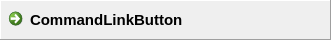
<?xml version="1.0" encoding="UTF-8"?>
<ui version="4.0">
 <class>dropButtonDB</class>
 <widget class="QWidget" name="dropButtonDB">
  <property name="geometry">
   <rect>
    <x>0</x>
    <y>0</y>
    <width>331</width>
    <height>40</height>
   </rect>
  </property>
  <property name="windowTitle">
   <string>Form</string>
  </property>
  <layout class="QGridLayout" name="gridLayout">
   <property name="leftMargin">
    <number>0</number>
   </property>
   <property name="topMargin">
    <number>0</number>
   </property>
   <property name="rightMargin">
    <number>0</number>
   </property>
   <property name="bottomMargin">
    <number>0</number>
   </property>
   <item row="0" column="0">
    <widget class="QFrame" name="frame">
     <property name="frameShape">
      <enum>QFrame::Panel</enum>
     </property>
     <property name="frameShadow">
      <enum>QFrame::Raised</enum>
     </property>
     <layout class="QVBoxLayout" name="verticalLayout">
      <property name="leftMargin">
       <number>0</number>
      </property>
      <property name="topMargin">
       <number>0</number>
      </property>
      <property name="rightMargin">
       <number>0</number>
      </property>
      <property name="bottomMargin">
       <number>0</number>
      </property>
      <item>
       <widget class="QCommandLinkButton" name="commandLinkButton">
        <property name="font">
         <font>
          <pointsize>11</pointsize>
         </font>
        </property>
        <property name="text">
         <string>CommandLinkButton</string>
        </property>
        <property name="icon">
         <iconset resource="qdarkstyle/style.qrc">
          <normaloff>:/qss_icons/rc/arrow_right.png</normaloff>:/qss_icons/rc/arrow_right.png</iconset>
        </property>
        <property name="iconSize">
         <size>
          <width>20</width>
          <height>16</height>
         </size>
        </property>
        <property name="checkable">
         <bool>true</bool>
        </property>
       </widget>
      </item>
     </layout>
    </widget>
   </item>
  </layout>
 </widget>
 <resources>
  <include location="qdarkstyle/style.qrc"/>
 </resources>
 <connections/>
</ui>
